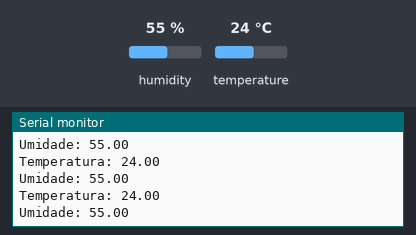
This sketch was run on a simulated ESP32. Parts: the last lines printed to the serial monitor. The inputs (shaded band) are chosen by the test bench; at power-on: humidity 55 %, temperature 24 °C. WiFi joins after 1.5 s; servers stay silent unless stated; no MQTT or app messages arrive unless stated.

Above: at 4.4 s.
4.5 s: humidity set to 22 %
At 5.79 s:
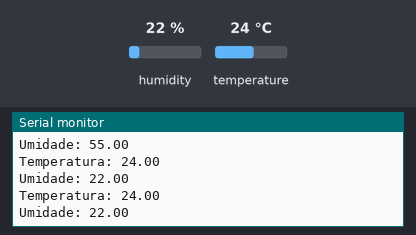
7.5 s: temperature set to 12 °C
At 8.14 s:
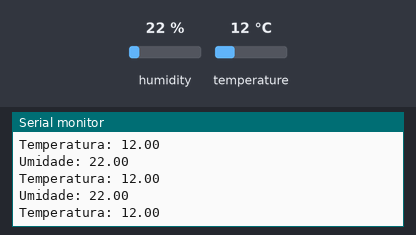
10.5 s: humidity set to 40 %
At 10.5 s:
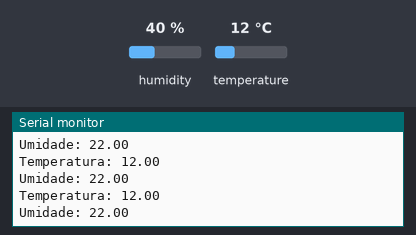
Timing chart, 0 to 13.5 s (numbered marks = the images above; inputs shaded):
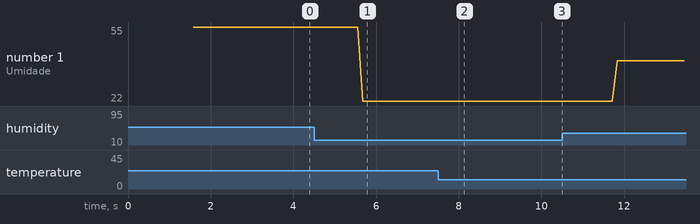

The sketch:

temperatura_umidade.ino
```cpp
#include <WiFi.h>
#include <PubSubClient.h>
#include <DHT.h>
//Definicao dos topicos
const char *topic_pub_temp = "info_temp";
const char *topic_pub_umidade = "info_umidade";

//Configuracao do WiFi
const char *ssid = "Alunos";       //SSID da rede WiFi
const char *password = "ifprpvai";  //Senha da rede WiFi

//Configuracao do Broker MQTT
const char *mqtt_id = "TesteDHT_ESP32";   //Identificacao do dispositivo
const char *mqtt_server = "broker.hivemq.com";  //Endereço do servidor MQTT
const int mqtt_port = 1883;                     //Porta do Broker MQTT

//Variáveis e objetos globais
WiFiClient espClient;  //Criacao do objeto espClient
PubSubClient client(espClient);

#define DHTPIN 32
#define DHTTYPE DHT11 //Sensor em utilização
DHT dht(DHTPIN, DHTTYPE);
void setup() {
 pinMode (32, INPUT);

  client.setServer(mqtt_server, mqtt_port);
  Serial.begin(115200);
}
float read_temp(){
  float t = dht.readTemperature();
  float result;
  if(!(isnan(t))){
  result = t;
  }
  else{
    result = -99.99;
  }
  Serial.print("Temperatura: ");
  Serial.println(result);
  return result;

}

float read_umi(){
  float h = dht.readHumidity();
  float result;
  if(!(isnan(h))){
  result = h;
  }
  else{
    result = -99.99;
  }
  Serial.print("Umidade: ");
  Serial.println(result);
  return result;

}
//Efetua conexao com o WiFi
void connect_wifi() {
  Serial.print("Conectando-se a rede: ");
  Serial.println(ssid);
  WiFi.begin(ssid, password);

  while (WiFi.status() != WL_CONNECTED) {
    delay(500);
    Serial.print(".");
  }
  Serial.println(" Conectado ao WiFi!");
}

//Efetua conexao com o Broker
void connect_mqtt() {
  while (!client.connected()) {
    Serial.print("Conectando ao Broker MQTT: ");
    Serial.println(mqtt_server);

    if (client.connect(mqtt_id)) {
      Serial.println("Conectado ao Broker com sucesso!");
    } else {
      Serial.println("Falha na conexao");
      delay(1000);
    }
  }
}

//Mantem conexao
void keep_connection() {
  if (WiFi.status() != WL_CONNECTED) {
    connect_wifi();
  }
  if (!client.connected()) {
    connect_mqtt();
  }
}

void loop() {


 keep_connection();

  char temperatura_str[10];
  sprintf(temperatura_str, "%.2fc", read_temp());

  //Envia as strings ao dashboard MQTT
  client.publish(topic_pub_temp, temperatura_str);

  char umidade_str[10];
  sprintf(umidade_str, "%.2fc", read_umi());

  //Envia as strings ao dashboard MQTT
  client.publish(topic_pub_umidade, umidade_str);
  client.loop();
  delay(100);
}
```

Measured:
- after the input at 4.5 s, the serial monitor: prints a new line after 1.2 s (image 1)
- after the input at 7.5 s, the serial monitor: prints a new line after 0.23 s (image 2)
- plotted number 1: 55 → 22 after the input at 4.5 s, 22 → 40 after the input at 10.5 s
